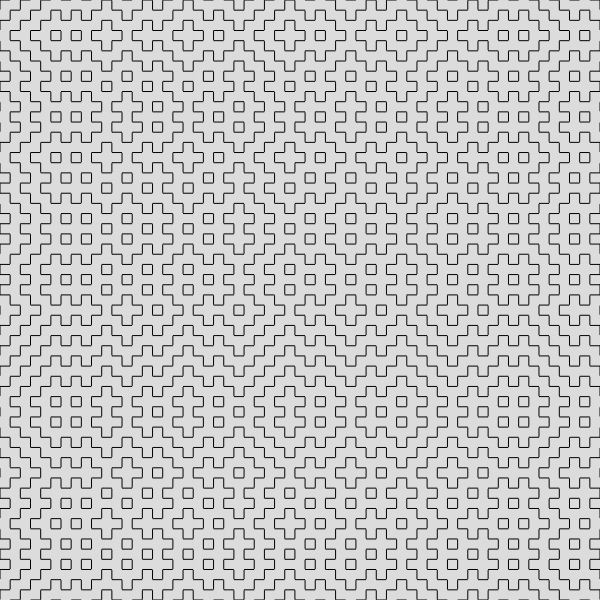
Frame 1 (no input)
Frame 2 (the mouse pressed at the canvas centre, redrawn once): identical to frame 1, image omitted

The p5.js sketch that drew this single still picture (run headless with seeded random() and noise() and a simulated clock; the mouse was pressed at the canvas centre and the sketch redrawn once):

// p5.js sketch
// ── sketch.js
const ROWS = 60
const COLS = 60
let horizontalSpacing
let verticalSpacing
let horizontalRandomArray = []
let verticalRandomArray = []
let backgroundColor
let lineColor 

function setup() {
  createCanvas(600, 600);
  noLoop();
  strokeCap(SQUARE)
  horizontalSpacing = width / (COLS - 1);
  verticalSpacing = height / (ROWS - 1);
  for (let i = 0; i < COLS; i++){
    horizontalRandomArray[i] = round(random())
  }
  for (let i = 0; i < ROWS; i++){
    verticalRandomArray[i] = round(random())
  }
  backgroundColor = color(220, 220, 220)
  lineColor = color(0, 0, 0)
}

function draw() {
  background(backgroundColor);
  strokeWeight(1)
  
  // Draw Columns
  for (let col = 0; col < COLS; col++) {
    let currentColor = horizontalRandomArray[col]
    //let currentColor = 1
    stroke(getColor(currentColor));
    for (let row = 0; row < ROWS; row++) {
      line(horizontalSpacing * col, 
           verticalSpacing * row, 
           horizontalSpacing * col, 
           verticalSpacing * (row + 1))
      if (currentColor == 1) {
        currentColor = 0
      }
      else {
        currentColor = 1
      }
      stroke(getColor(currentColor));
    }
  }
  
  // Draw Rows
  for (let row = 0; row < ROWS; row++) {
    let currentColor = verticalRandomArray[row]
    //let currentColor = 1
    stroke(getColor(currentColor));
    for (let col = 0; col < COLS; col++) {
      line(horizontalSpacing * col,
           verticalSpacing * row, 
           horizontalSpacing * (col + 1), 
           verticalSpacing * row 
           )
      if (currentColor == 1) {
        currentColor = 0
      }
      else {
        currentColor = 1
      }
      stroke(getColor(currentColor));
    }
  }
  
}

function getColor(select) {
  if (select == 0) {
    return backgroundColor;
  }
  else {
    return lineColor;
  }
}
